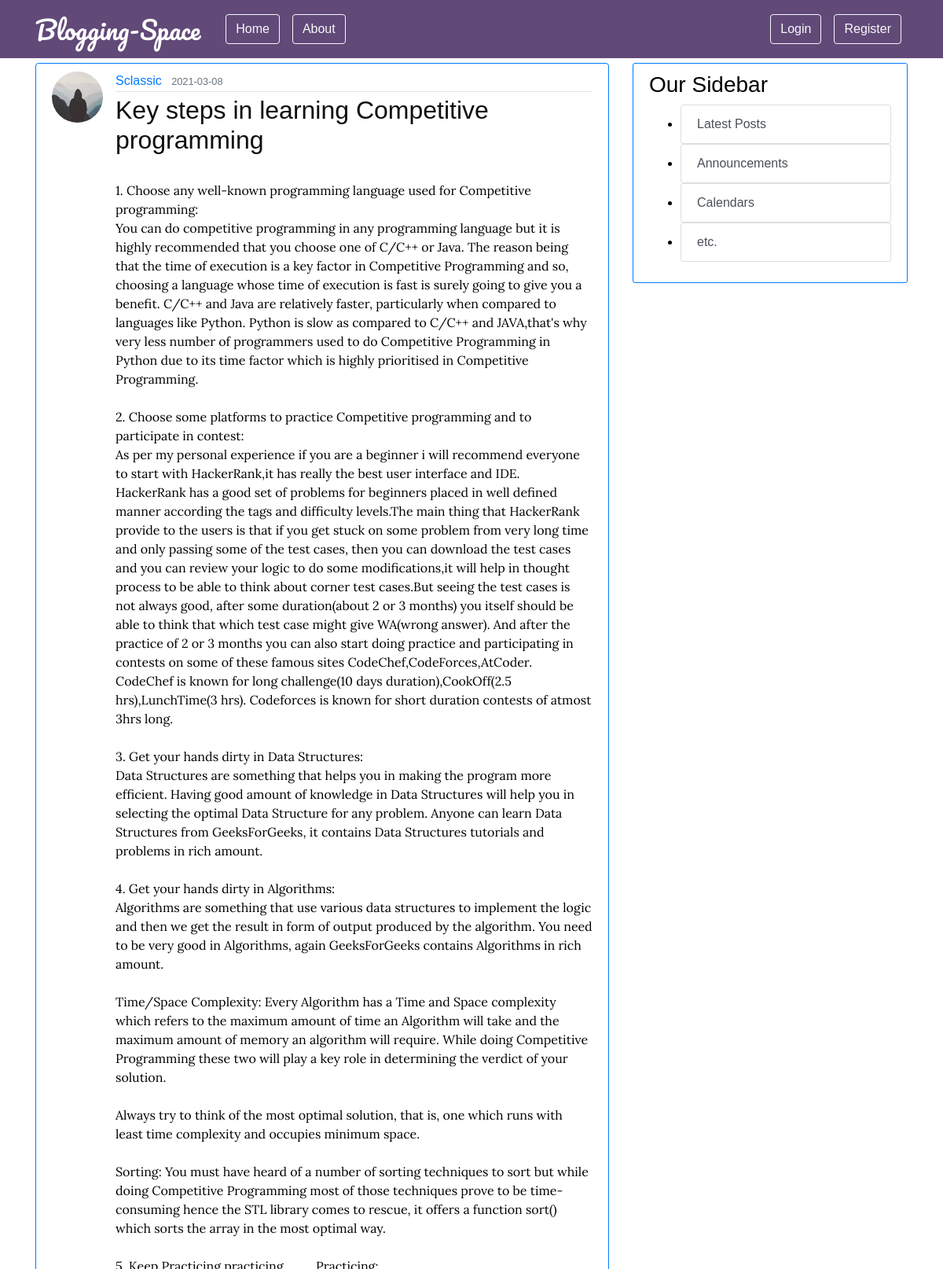
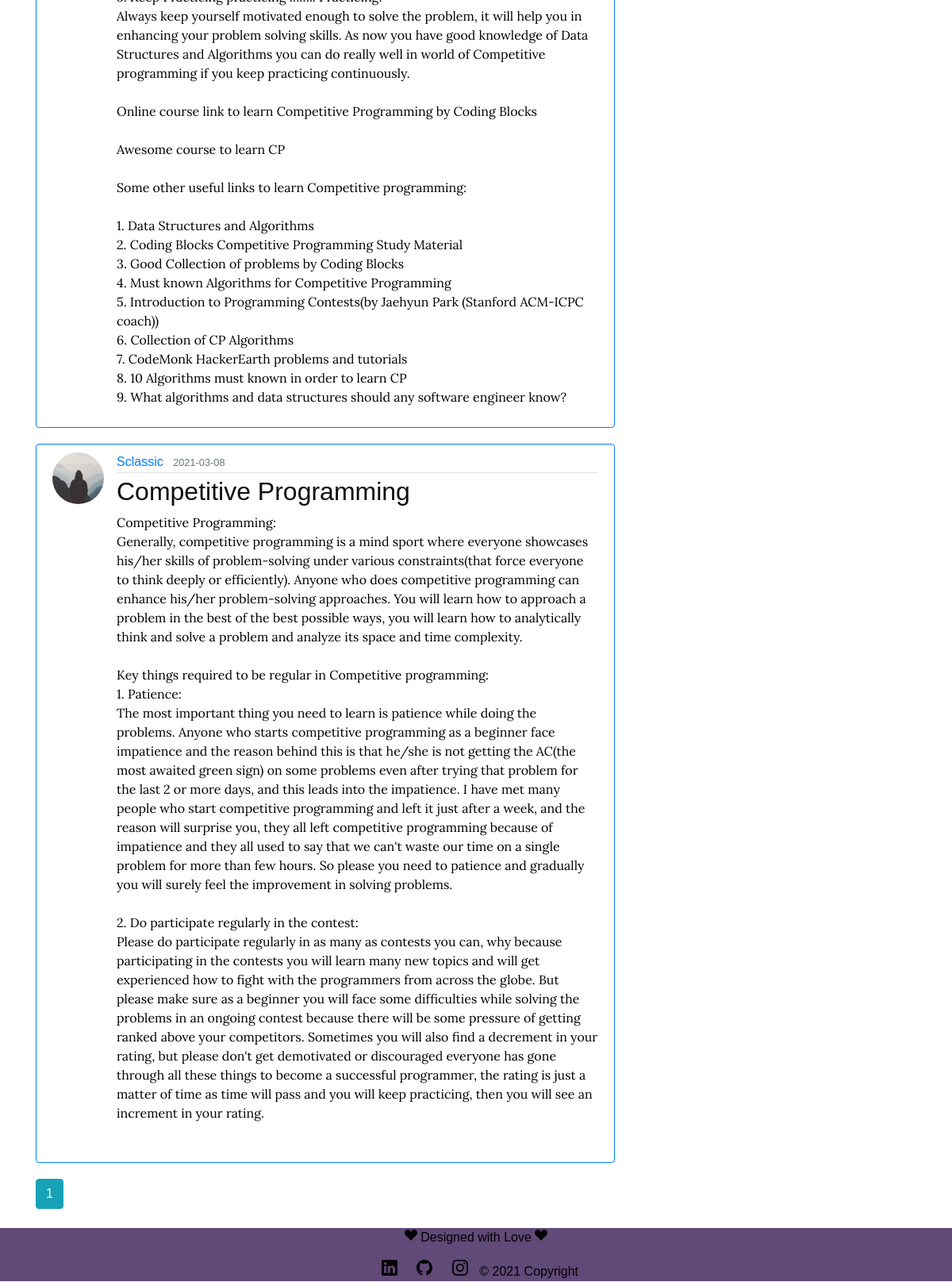
The page /home on the database its author committed (2 pictures, top to bottom).
### flaskblog/models.py (models this page shows, shortened)
class Post(db.Model):
    id = db.Column(db.Integer, primary_key=True)
    title = db.Column(db.String(100), nullable=False)
    date_posted = db.Column(db.DateTime, nullable=False,
                            default=datetime.utcnow)
    content = db.Column(db.Text, nullable=False)
    user_id = db.Column(db.Integer, db.ForeignKey('user.id'), nullable=False)

class User(db.Model, UserMixin):
    id = db.Column(db.Integer, primary_key=True)
    username = db.Column(db.String(20), unique=True, nullable=False)
    email = db.Column(db.String(120), unique=True, nullable=False)
    image_file = db.Column(db.String(20), nullable=False,
                           default='default.jpg')
    password = db.Column(db.String(60), nullable=False)
    posts = db.relationship('Post', backref='author', lazy=True)

### flaskblog/main/routes.py (the view)
@main.route("/")
@main.route("/home")
def home():
    page = request.args.get('page', 1, type=int)
    posts = Post.query.order_by(
        Post.date_posted.desc()).paginate(page=page, per_page=10)
    return render_template('home.html', posts=posts, footer="home")

### flaskblog/templates/home.html
{% extends "layout.html" %}
{% block content %}
{% for post in posts.items %}
<article class="media content-section border rounded border-2 border-primary">
    <img class="rounded-circle article-img"
        src="{{ url_for('static', filename='profile_pics/' + post.author.image_file) }}">
    <div class="media-body">
        <div class="article-metadata">
            <a class="mr-2" href="{{ url_for('users.user_posts', username=post.author.username) }}">{{
                post.author.username }}</a>
            <small class="text-muted">{{ post.date_posted.strftime('%Y-%m-%d') }}</small>
        </div>
        <h2><a class="article-title" href="{{ url_for('posts.post', post_id=post.id) }}">{{ post.title }}</a></h2>
        <p class="article-content" style="font-family: 'Lora', serif;color:black;">{{ post.content }}</p>
    </div>
</article>
{% endfor %}
{% for page_num in posts.iter_pages(left_edge=1, right_edge=1, left_current=1, right_current=2) %}
{% if page_num %}
{% if posts.page == page_num %}
<a class="btn btn-info mb-4" href="{{ url_for('main.home', page=page_num) }}">{{ page_num }}</a>
{% else %}
<a class="btn btn-outline-info mb-4" href="{{ url_for('main.home', page=page_num) }}">{{ page_num }}</a>
{% endif %}
{% else %}
...
{% endif %}
{% endfor %}
{% endblock content %}

### flaskblog/templates/layout.html (shortened to what this page needs)
<!DOCTYPE html>
<html>
<head>
    <link rel="stylesheet" href="https://maxcdn.bootstrapcdn.com/bootstrap/4.0.0/css/bootstrap.min.css"
>
    <link rel="stylesheet" type="text/css" href="{{ url_for('static', filename='main.css') }}">
</head>
<body style="color:black;">
    <header class="site-header">
        <nav class="navbar navbar-expand-md navbar-dark bg-steel fixed-top"
            style="background-color: rgb(58, 28, 87,0.8);">
            <div class="container">
                <a class="navbar-brand mr-4" href="/"
                    style="font-family: 'Pacifico', cursive;font-size: xx-large;">Blogging-Space</a>
                <div class="collapse navbar-collapse" id="navbarToggle">
                    <div class="navbar-nav mr-auto">
                        <a class="nav-item nav-link" href="{{ url_for('main.home') }}"><button type="button"
                                class="btn btn-outline-light">Home</button></a>
                        <a class="nav-item nav-link" href="{{ url_for('main.about') }}"><button type="button"
                                class="btn btn-outline-light">About</button></a>
                    </div>
                    <div class="navbar-nav">
                        {% if current_user.is_authenticated %}
                        <a class="nav-item nav-link" href="{{ url_for('posts.new_post') }}"><button type="button"
                                class="btn btn-outline-light">New Post</button></a>
                        <a class="nav-item nav-link" href="{{ url_for('users.account') }}"><button type="button"
                                class="btn btn-outline-light">Account</button></a>
                        <a class="nav-item nav-link" href="{{ url_for('users.logout') }}"><button type="button"
                                class="btn btn-outline-light">Logout</button></a>
                        {% else %}
                        <a class="nav-item nav-link" href="{{ url_for('users.login') }}"><button type="button"
                                class="btn btn-outline-light">Login</button></a>
                        <a class="nav-item nav-link" href="{{ url_for('users.register') }}"><button type="button"
                                class="btn btn-outline-light">Register</button></a>
                        {% endif %}
                    </div>
                </div>
            </div>
        </nav>
    </header>
    <main role="main" class="container">
        <div class="row">
            <div class="col-md-8">
                {% block content %}{% endblock %}
            </div>
            <div class="col-md-4">
                <div class="content-section border-primary">
                    <div class="list-group">
                        <h3 style="color: black;">Our Sidebar</h3>
                        <ul>
                            <li><a href="{{ url_for('main.home') }}"><button type="button"
                                        class="list-group-item list-group-item-action">Latest
                                        Posts</button></a></li>
                            <li><button type="button"
                                    class="list-group-item list-group-item-action">Announcements</button></li>
                            <li><button type="button" class="list-group-item list-group-item-action">Calendars</button>
                            </li>
                            <li><button type="button" class="list-group-item list-group-item-action">etc.</button></li>
                        </ul>
                    </div>
                </div>
            </div>
        </div>
    </main>
    {% if footer %}
    <footer class="text-center text-lg-start footer-blog" style="background:rgb(58, 28, 87,0.8) ;">
        <p><svg xmlns="http://www.w3.org/2000/svg" width="16" height="16" fill="currentColor"
                class="bi bi-suit-heart-fill" viewBox="0 0 16 16">
                <path
                    d="M4 1c2.21 0 4 1.755 4 3.92C8 2.755 9.79 1 12 1s4 1.755 4 3.92c0 3.263-3.234 4.414-7.608 9.608a.513.513 0 0 1-.784 0C3.234 9.334 0 8.183 0 4.92 0 2.755 1.79 1 4 1z" />
            </svg>&nbspDesigned with Love&nbsp<svg xmlns="http://www.w3.org/2000/svg" width="16" height="16"
                fill="currentColor" class="bi bi-suit-heart-fill" viewBox="0 0 16 16">
                <path
                    d="M4 1c2.21 0 4 1.755 4 3.92C8 2.755 9.79 1 12 1s4 1.755 4 3.92c0 3.263-3.234 4.414-7.608 9.608a.513.513 0 0 1-.784 0C3.234 9.334 0 8.183 0 4.92 0 2.755 1.79 1 4 1z" />
            </svg></p>
        <div>
            <a href="https://www.linkedin.com/in/sumit-gupta-46b3b817b/" target="_blank"
                style="color: black; padding:5px;margin:5px;">
            </a>
            <a href="https://github.com/sumitgupta7132" target="_blank"
                style="color: black; padding:5px;margin:5px;"></a>
            <a href="https://www.instagram.com/_sumit_._gupta/?hl=en" target="_blank"
                style="color: black; padding:5px;margin:5px;">
            </a>
            © 2021 Copyright
        </div>
    </footer>
    {% endif %}
</body>
</html>

### flaskblog/static/main.css (style rules this page uses)
body { font-family: "Archivo", sans-serif; color: #1c1c1d; margin-top: 5rem; }
.navbar { background-color: rgb(73, 28, 114); }
h1, h2, h3, h4, h5, h6 { color: #222020; }
.bg-steel { background-color: #60276b; }
.site-header .navbar-nav .nav-link { color: #000000; }
.content-section { background: #ffffff; padding: 10px 20px; border: 1px solid #dddddd; border-radius: 3px; margin-bottom: 20px; }
.article-title { color: #0f0e0e; }
.article-content { white-space: pre-line; }
.article-img { height: 65px; width: 65px; margin-right: 16px; }
.article-metadata { padding-bottom: 1px; margin-bottom: 4px; border-bottom: 1px solid #e3e3e3; }

### rows shown on the page
Post: image_file (placeholder picture), author.username "Sclassic", date_posted "2021-03-08", title "Key steps in learning Competitive programming", content "1. Choose any well-known programming language used for Competitive programming: You can do competitive programming in any programming language but it is highly recommended that you choose one of C/C++ or Java. The reason being that the time of execution is a key factor in Competitive Programming and so, choosing a language whose time of execution is fast is surely going to give you a benefit. C/C++ and Java are relatively faster, particularly when compared to languages like Python. Python is slow as compared to C/C++ and JAVA,that's why very less number of programmers used to do Competitive Programming in Python due to its time factor which is highly prioritised in Competitive Programming.…"
Post: image_file (placeholder picture), author.username "Sclassic", date_posted "2021-03-08", title "Competitive Programming", content "Competitive Programming: Generally, competitive programming is a mind sport where everyone showcases his/her skills of problem-solving under various constraints(that force everyone to think deeply or efficiently). Anyone who does competitive programming can enhance his/her problem-solving approaches. You will learn how to approach a problem in the best of the best possible ways, you will learn how to analytically think and solve a problem and analyze its space and time complexity. Key things required to be regular in Competitive programming: 1. Patience: The most important thing you need to learn is patience while doing the problems. Anyone who starts competitive programming as a beginner…"

### other values the page prints
{{ page_num }} "1"
